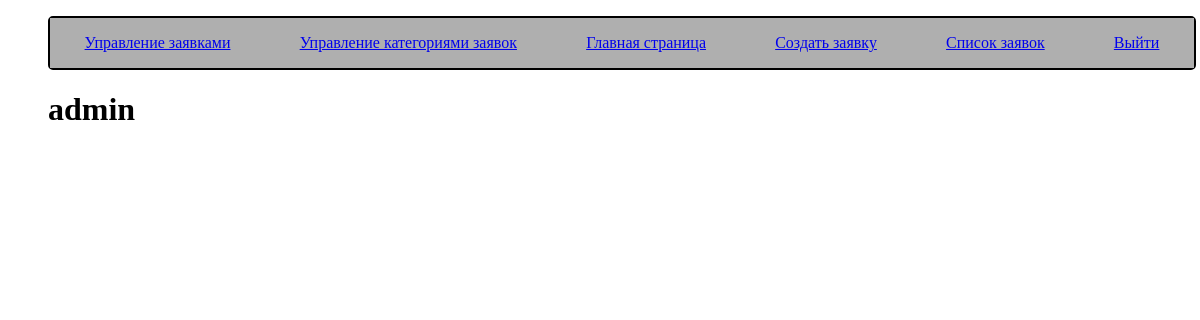
Before: /interior/listZ/ (signed in) with the older database file.
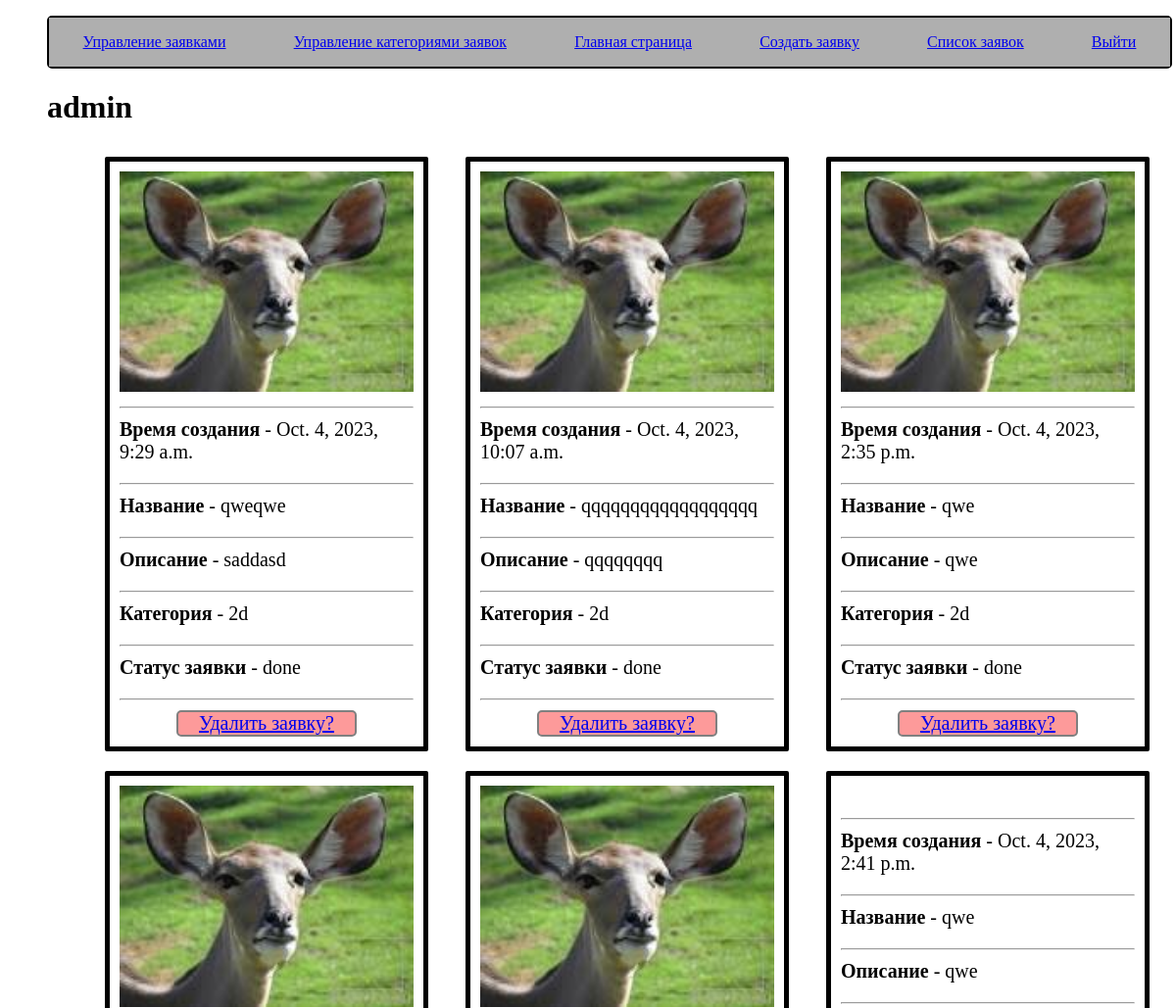
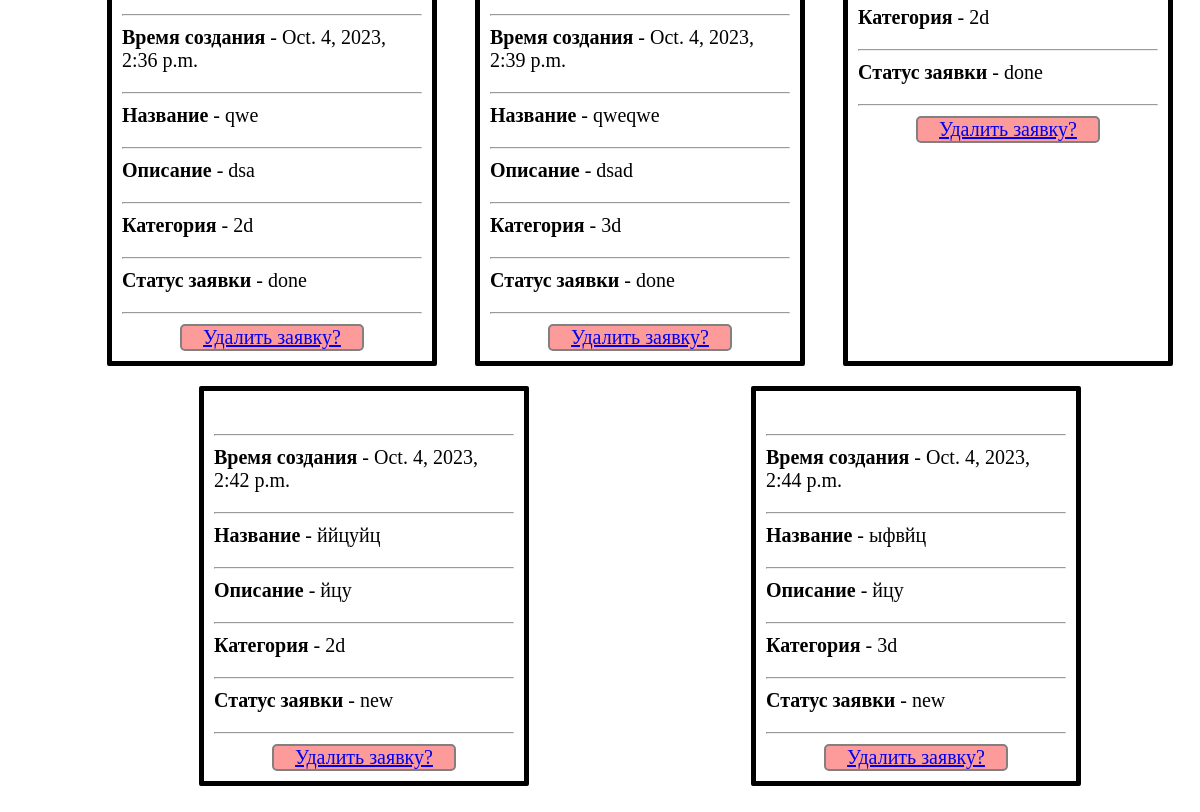
After: the same page with the newer database file (2 pictures, top to bottom).
### interior/models.py (models this page shows, shortened)
class Zayavka(models.Model):
    STATUS = (
        ('new', 'Новая'),
        ('done', 'Выполнено'),
        ('accepted', 'Принято в работу'),
    )
    name_z = models.CharField('Название', max_length = 30 )
    desc_z = models.TextField('Описание', max_length = 300)
    category = models.ForeignKey(Category,verbose_name="Категория",on_delete=models.CASCADE,null=True,blank=True)
    status = models.CharField(max_length=10, choices=STATUS, default='new',blank=True,null=True, help_text='Состояние заявки')
    time_z = models.DateTimeField(auto_now_add=True, editable=True,verbose_name="Время создания",blank=True,null=True, )
    image = models.FileField(validators=[file_size])
    user_z = models.ForeignKey(User,verbose_name="пользователь", on_delete=models.SET_NULL,null=True,blank=True)
    image_done = models.FileField(null=True,blank=True)
    comment = models.TextField('Комментарий', max_length=300,null=True,blank=True)
    def get_absolute_url(self):
        return reverse('deletez', args=[str(self.id)])

class Category(models.Model):
    name_category = models.CharField('Название', max_length = 30 )
    def __str__(self):
        return self.name_category

### interior/views.py (the view)
# urls.py: url('listZ/', views.ListZ.as_view(), name='listz'),
class ListZ(LoginRequiredMixin, ListView):
    template_name = 'listz.html'
    model = Zayavka
    paginate_by = 10
    def get_queryset(self):
        return Zayavka.objects.filter(user_z=self.request.user).order_by('time_z')

### interior/templates/listz.html (shortened to what this page needs)
{% extends "base_generic.html" %}
{% block content %}
    <h1>{{user.username}}</h1>
    <ul class="cards">
      {% for z in zayavka_list %}
      <li class="card">
        <img src="{{ z.image.url }}" alt=""><hr>
        <p><b>Время создания</b> - {{z.time_z}}</p> <hr>
        <p><b>Название</b> - {{z.name_z}}</p><hr>
        <p><b>Описание</b> - {{z.desc_z}}</p><hr>
        <p><b>Категория</b> - {{z.category}}</p><hr>
        <p><b>Статус заявки</b> - {{z.status}}</p><hr>
      <a href="{{  z.get_absolute_url}}" class="delete_button">Удалить заявку?</a>
      </li>
      {% endfor %}
    </ul>
{% endblock %}

Changed rows visible on the page:
added Zayavka: image (picture), time_z "Oct. 4, 2023, 9:29 a.m.", name_z "qweqwe", desc_z "saddasd", category "2d", status "done"
added Zayavka: image (picture), time_z "Oct. 4, 2023, 10:07 a.m.", name_z "qqqqqqqqqqqqqqqqqq", desc_z "qqqqqqqq", category "2d", status "done"
added Zayavka: image (picture), time_z "Oct. 4, 2023, 2:35 p.m.", name_z "qwe", desc_z "qwe", category "2d", status "done"
added Zayavka: image (picture), time_z "Oct. 4, 2023, 2:36 p.m.", name_z "qwe", desc_z "dsa", category "2d", status "done"
added Zayavka: image (picture), time_z "Oct. 4, 2023, 2:39 p.m.", name_z "qweqwe", desc_z "dsad", category "3d", status "done"
added Zayavka: time_z "Oct. 4, 2023, 2:41 p.m.", name_z "qwe", desc_z "qwe", category "2d", status "done"
added Zayavka: time_z "Oct. 4, 2023, 2:42 p.m.", name_z "ййцуйц", desc_z "йцу", category "2d", status "new"
added Zayavka: time_z "Oct. 4, 2023, 2:44 p.m.", name_z "ыфвйц", desc_z "йцу", category "3d", status "new"
